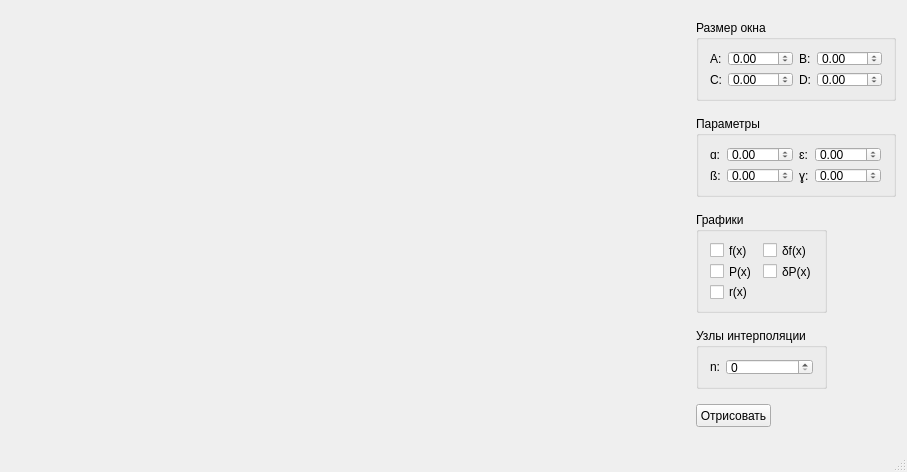
<?xml version="1.0" encoding="UTF-8"?>
<ui version="4.0">
 <class>MainWindow</class>
 <widget class="QMainWindow" name="MainWindow">
  <property name="geometry">
   <rect>
    <x>0</x>
    <y>0</y>
    <width>907</width>
    <height>472</height>
   </rect>
  </property>
  <property name="minimumSize">
   <size>
    <width>0</width>
    <height>0</height>
   </size>
  </property>
  <property name="windowTitle">
   <string>MainWindow</string>
  </property>
  <widget class="QWidget" name="centralWidget">
   <layout class="QGridLayout" name="gridLayout_4">
    <item row="0" column="0" rowspan="5">
     <widget class="QwtPlot" name="qwt_widget" native="true"/>
    </item>
    <item row="0" column="1">
     <widget class="QGroupBox" name="groupBox">
      <property name="minimumSize">
       <size>
        <width>200</width>
        <height>81</height>
       </size>
      </property>
      <property name="maximumSize">
       <size>
        <width>200</width>
        <height>81</height>
       </size>
      </property>
      <property name="title">
       <string>Размер окна</string>
      </property>
      <layout class="QGridLayout" name="gridLayout">
       <item row="0" column="0">
        <widget class="QLabel" name="label">
         <property name="text">
          <string>А:</string>
         </property>
        </widget>
       </item>
       <item row="0" column="1">
        <widget class="QDoubleSpinBox" name="A">
         <property name="minimum">
          <double>-100.000000000000000</double>
         </property>
         <property name="maximum">
          <double>100.000000000000000</double>
         </property>
        </widget>
       </item>
       <item row="0" column="2">
        <widget class="QLabel" name="label_2">
         <property name="text">
          <string>B:</string>
         </property>
        </widget>
       </item>
       <item row="0" column="3">
        <widget class="QDoubleSpinBox" name="B">
         <property name="minimum">
          <double>-100.000000000000000</double>
         </property>
         <property name="maximum">
          <double>100.000000000000000</double>
         </property>
        </widget>
       </item>
       <item row="1" column="0">
        <widget class="QLabel" name="label_3">
         <property name="text">
          <string>C:</string>
         </property>
        </widget>
       </item>
       <item row="1" column="1">
        <widget class="QDoubleSpinBox" name="C">
         <property name="minimum">
          <double>-100.000000000000000</double>
         </property>
         <property name="maximum">
          <double>100.000000000000000</double>
         </property>
        </widget>
       </item>
       <item row="1" column="2">
        <widget class="QLabel" name="label_4">
         <property name="text">
          <string>D:</string>
         </property>
        </widget>
       </item>
       <item row="1" column="3">
        <widget class="QDoubleSpinBox" name="D">
         <property name="minimum">
          <double>-100.000000000000000</double>
         </property>
         <property name="maximum">
          <double>100.000000000000000</double>
         </property>
        </widget>
       </item>
      </layout>
     </widget>
    </item>
    <item row="1" column="1">
     <widget class="QGroupBox" name="groupBox_2">
      <property name="minimumSize">
       <size>
        <width>200</width>
        <height>81</height>
       </size>
      </property>
      <property name="maximumSize">
       <size>
        <width>200</width>
        <height>81</height>
       </size>
      </property>
      <property name="title">
       <string>Параметры</string>
      </property>
      <layout class="QGridLayout" name="gridLayout_2">
       <item row="0" column="0">
        <widget class="QLabel" name="label_5">
         <property name="text">
          <string>ɑ:</string>
         </property>
        </widget>
       </item>
       <item row="0" column="1">
        <widget class="QDoubleSpinBox" name="alpha">
         <property name="minimum">
          <double>-100.000000000000000</double>
         </property>
         <property name="maximum">
          <double>100.000000000000000</double>
         </property>
        </widget>
       </item>
       <item row="0" column="2">
        <widget class="QLabel" name="label_7">
         <property name="text">
          <string>ɛ:</string>
         </property>
        </widget>
       </item>
       <item row="0" column="3">
        <widget class="QDoubleSpinBox" name="epsilon">
         <property name="minimum">
          <double>-100.000000000000000</double>
         </property>
         <property name="maximum">
          <double>100.000000000000000</double>
         </property>
        </widget>
       </item>
       <item row="1" column="0">
        <widget class="QLabel" name="label_6">
         <property name="text">
          <string>ß:</string>
         </property>
        </widget>
       </item>
       <item row="1" column="1">
        <widget class="QDoubleSpinBox" name="betta">
         <property name="minimum">
          <double>-100.000000000000000</double>
         </property>
         <property name="maximum">
          <double>100.000000000000000</double>
         </property>
        </widget>
       </item>
       <item row="1" column="2">
        <widget class="QLabel" name="label_8">
         <property name="text">
          <string>ɣ:</string>
         </property>
        </widget>
       </item>
       <item row="1" column="3">
        <widget class="QDoubleSpinBox" name="gamma">
         <property name="minimumSize">
          <size>
           <width>0</width>
           <height>0</height>
          </size>
         </property>
         <property name="minimum">
          <double>-100.000000000000000</double>
         </property>
         <property name="maximum">
          <double>100.000000000000000</double>
         </property>
        </widget>
       </item>
      </layout>
     </widget>
    </item>
    <item row="2" column="1">
     <widget class="QGroupBox" name="groupBox_3">
      <property name="minimumSize">
       <size>
        <width>131</width>
        <height>101</height>
       </size>
      </property>
      <property name="maximumSize">
       <size>
        <width>131</width>
        <height>101</height>
       </size>
      </property>
      <property name="title">
       <string>Графики</string>
      </property>
      <layout class="QGridLayout" name="gridLayout_3">
       <item row="0" column="0">
        <widget class="QCheckBox" name="checkBox">
         <property name="text">
          <string>f(x)</string>
         </property>
        </widget>
       </item>
       <item row="0" column="1">
        <widget class="QCheckBox" name="checkBox_4">
         <property name="text">
          <string>δf(x)</string>
         </property>
        </widget>
       </item>
       <item row="1" column="0">
        <widget class="QCheckBox" name="checkBox_2">
         <property name="text">
          <string>P(x)</string>
         </property>
        </widget>
       </item>
       <item row="1" column="1">
        <widget class="QCheckBox" name="checkBox_5">
         <property name="text">
          <string>δP(x)</string>
         </property>
        </widget>
       </item>
       <item row="2" column="0">
        <widget class="QCheckBox" name="checkBox_3">
         <property name="text">
          <string>r(x)</string>
         </property>
        </widget>
       </item>
      </layout>
     </widget>
    </item>
    <item row="3" column="1">
     <widget class="QGroupBox" name="groupBox_4">
      <property name="minimumSize">
       <size>
        <width>131</width>
        <height>61</height>
       </size>
      </property>
      <property name="maximumSize">
       <size>
        <width>131</width>
        <height>61</height>
       </size>
      </property>
      <property name="title">
       <string>Узлы интерполяции</string>
      </property>
      <layout class="QFormLayout" name="formLayout">
       <item row="0" column="0">
        <widget class="QLabel" name="label_9">
         <property name="text">
          <string>n:</string>
         </property>
        </widget>
       </item>
       <item row="0" column="1">
        <widget class="QSpinBox" name="n">
         <property name="maximum">
          <number>100</number>
         </property>
        </widget>
       </item>
      </layout>
     </widget>
    </item>
    <item row="4" column="1">
     <widget class="QPushButton" name="draw">
      <property name="minimumSize">
       <size>
        <width>75</width>
        <height>23</height>
       </size>
      </property>
      <property name="maximumSize">
       <size>
        <width>75</width>
        <height>23</height>
       </size>
      </property>
      <property name="text">
       <string>Отрисовать</string>
      </property>
     </widget>
    </item>
   </layout>
  </widget>
  <widget class="QMenuBar" name="menuBar">
   <property name="geometry">
    <rect>
     <x>0</x>
     <y>0</y>
     <width>907</width>
     <height>18</height>
    </rect>
   </property>
  </widget>
  <widget class="QStatusBar" name="statusBar"/>
 </widget>
 <layoutdefault spacing="6" margin="11"/>
 <customwidgets>
  <customwidget>
   <class>QwtPlot</class>
   <extends>QWidget</extends>
   <header>qwt_plot.h</header>
   <container>1</container>
  </customwidget>
 </customwidgets>
 <resources/>
 <connections/>
</ui>
